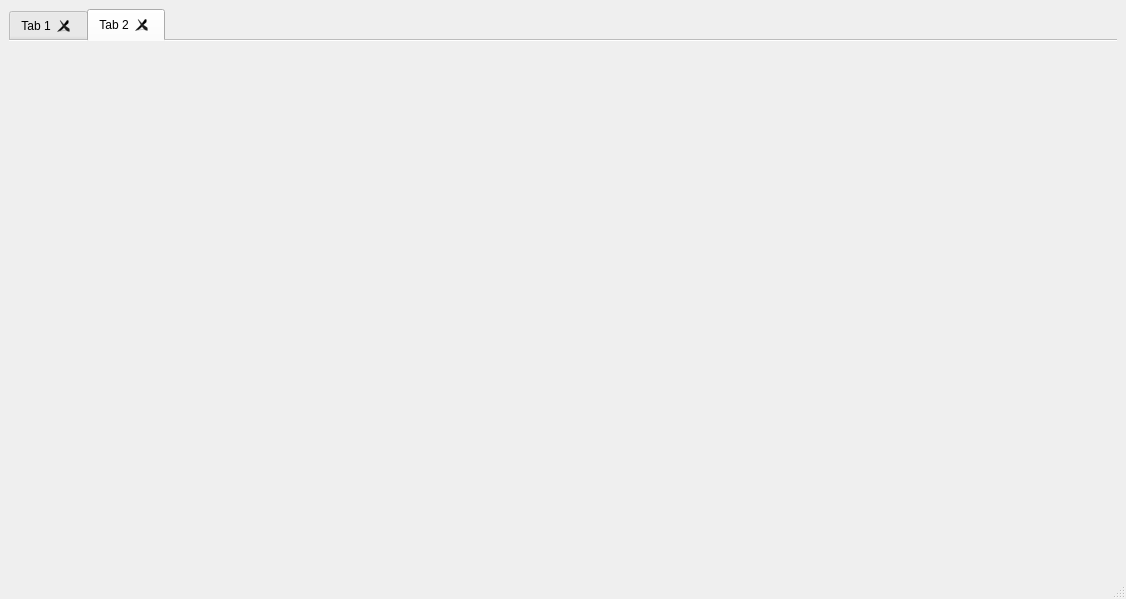
<?xml version="1.0" encoding="UTF-8"?>
<ui version="4.0">
 <class>TaludesEditorWindow</class>
 <widget class="QMainWindow" name="TaludesEditorWindow">
  <property name="geometry">
   <rect>
    <x>0</x>
    <y>0</y>
    <width>1126</width>
    <height>599</height>
   </rect>
  </property>
  <property name="windowTitle">
   <string>MainWindow</string>
  </property>
  <widget class="QWidget" name="centralwidget">
   <layout class="QVBoxLayout" name="verticalLayout">
    <property name="bottomMargin">
     <number>0</number>
    </property>
    <item>
     <widget class="QTabWidget" name="tabWidgetTaludes">
      <property name="currentIndex">
       <number>1</number>
      </property>
      <property name="elideMode">
       <enum>Qt::TextElideMode::ElideRight</enum>
      </property>
      <property name="documentMode">
       <bool>true</bool>
      </property>
      <property name="tabsClosable">
       <bool>true</bool>
      </property>
      <property name="movable">
       <bool>true</bool>
      </property>
      <widget class="QWidget" name="tab">
       <attribute name="title">
        <string>Tab 1</string>
       </attribute>
      </widget>
      <widget class="QWidget" name="tab_2">
       <attribute name="title">
        <string>Tab 2</string>
       </attribute>
      </widget>
     </widget>
    </item>
   </layout>
  </widget>
  <widget class="QMenuBar" name="menubar">
   <property name="geometry">
    <rect>
     <x>0</x>
     <y>0</y>
     <width>1126</width>
     <height>21</height>
    </rect>
   </property>
  </widget>
  <widget class="QStatusBar" name="statusbar"/>
 </widget>
 <resources/>
 <connections/>
</ui>
